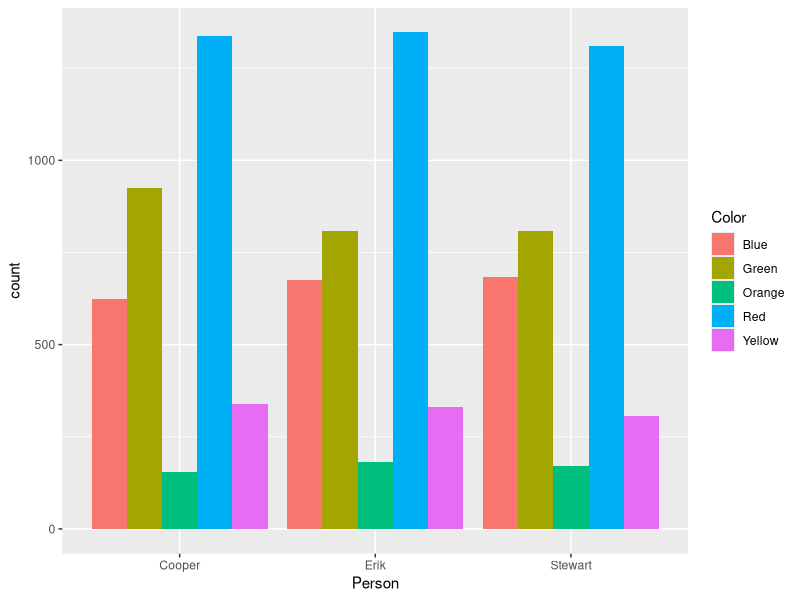

Source code (R):
library(ggplot2)

ydata <- sample(c(1:100),10000,replace=T)
xdata <- sample(c("Erik","Cooper","Stewart"),10000,replace = T)
zdata <- sample(c("Red","Blue","Green","Yellow","Orange"),10000,replace = T,
                prob=c(0.4,0.2,0.25,0.1,0.05))
df <- data.frame(Marbles=ydata,Person=xdata,Color=zdata)

ggplot(df,aes(x=Person,fill=Color))+
  geom_bar(position="dodge")
